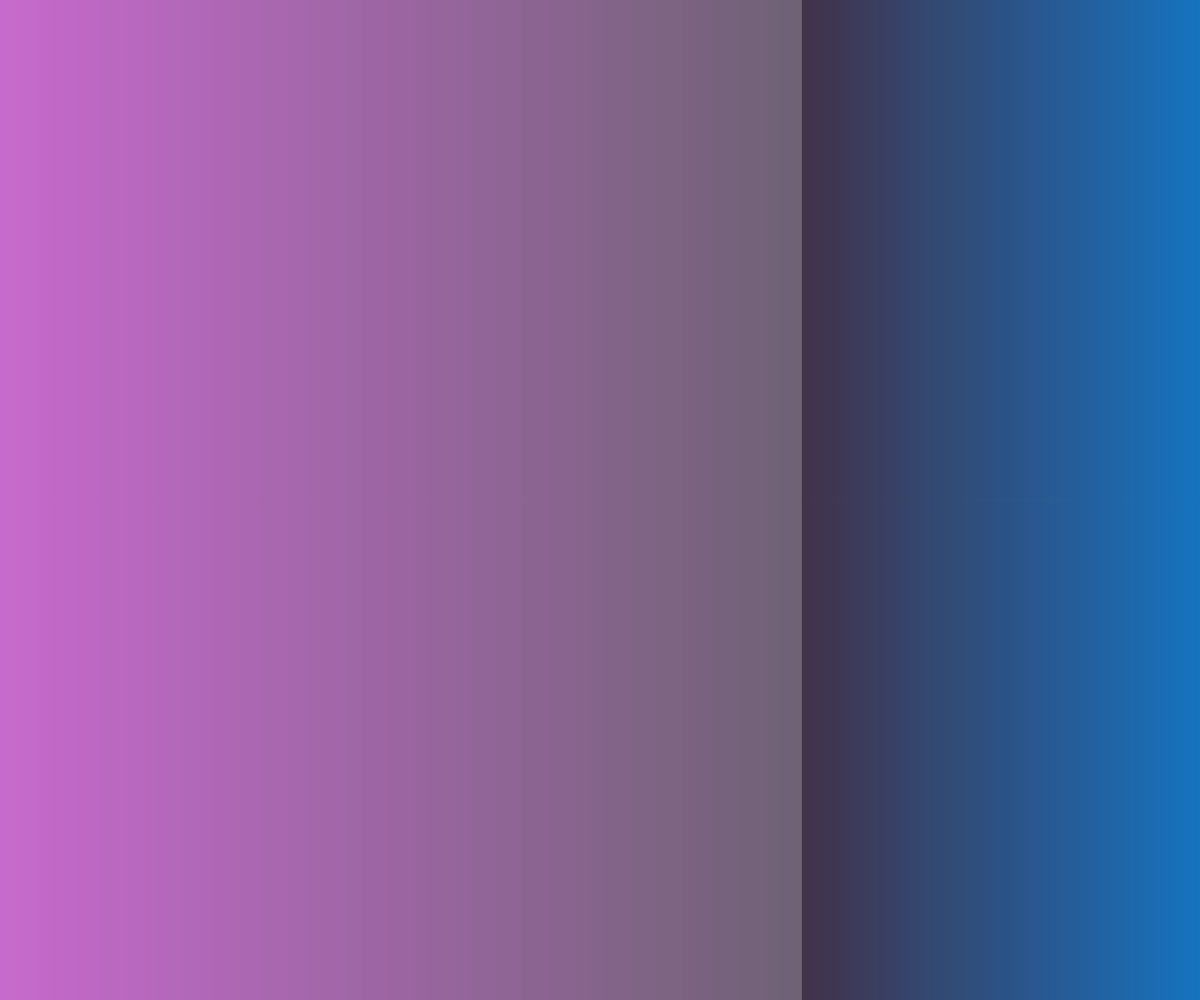
Frame 1 (no input)
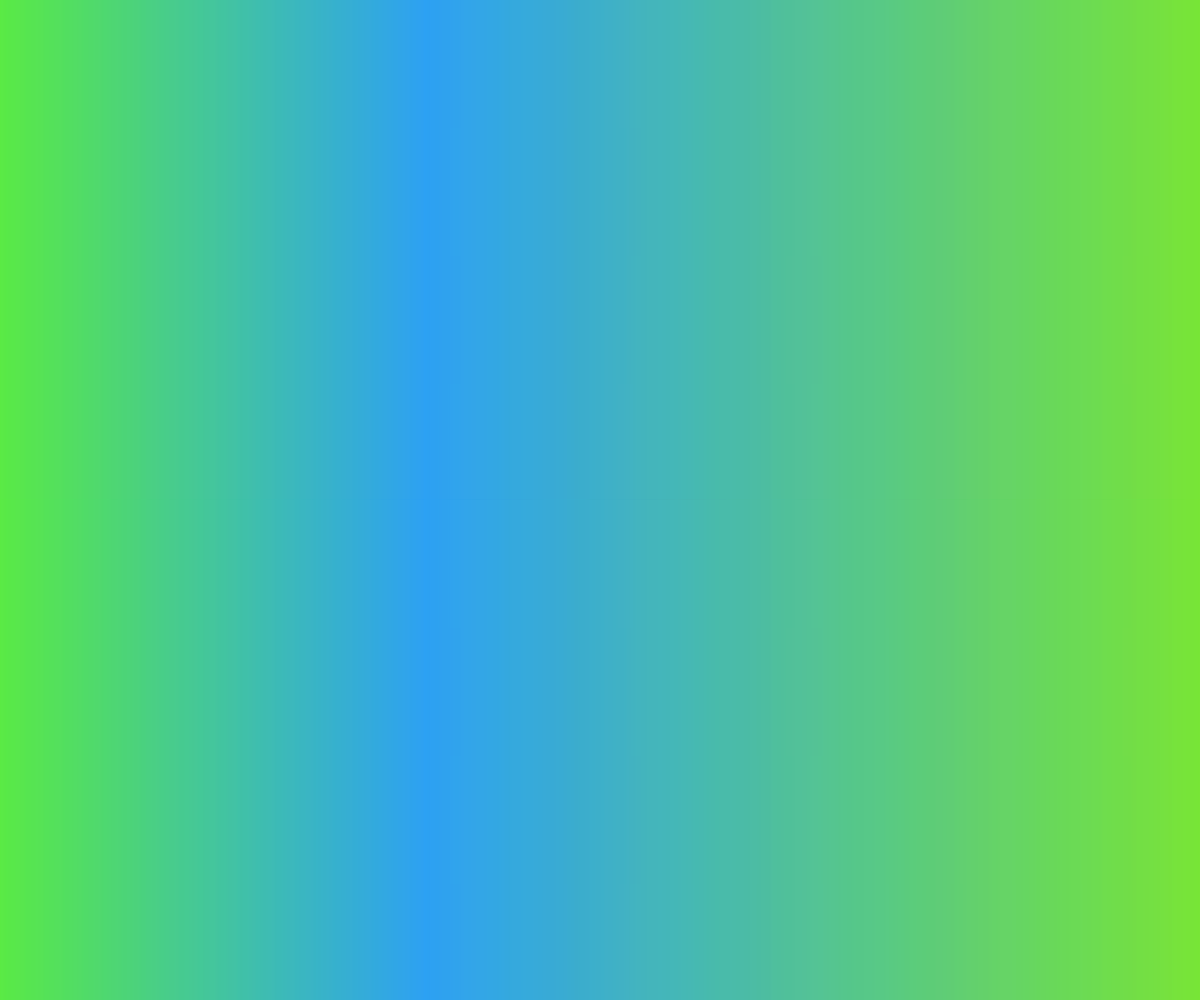
Frame 60 (no input)
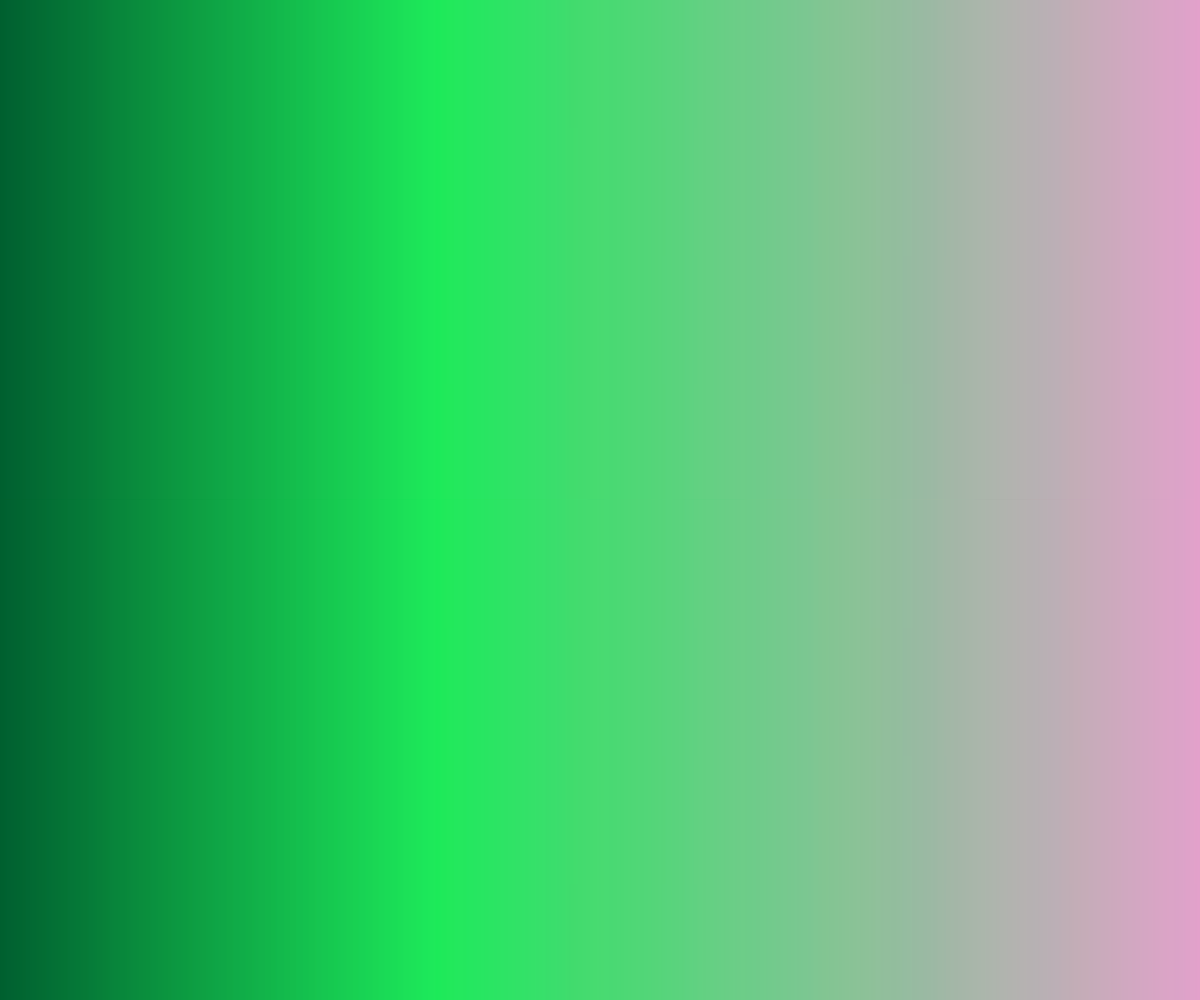
Frame 120 (the mouse pressed at the canvas centre since frame 60)

The p5.js sketch that drew these frames (run headless with seeded random() and noise() and a simulated clock; from frame 60 on, the mouse is pressed at the canvas centre):

// p5.js sketch
// ── sketch.js

let a;
let b;
let c;
let t;
let f;
let mid;
let offset=0.01;

function setup() {
canvas = createCanvas(window.innerWidth, window.innerHeight);
 a=new ColorMaker();
 b=new ColorMaker();
 c=new ColorMaker();
}


function draw() {
a.cycle();
b.cycle();
c.cycle();
//println(a.col);
mid=noise(offset)*width;
  lerper(0,0,mid,height,a.col,b.col);
  lerper(mid,0,width-mid,height,b.col,c.col);
 
  offset+=0.01;
}
function lerper(x,  y,  w,  h,  f,  t){
  let tempf=color(f);
  let tempt=color(t);
  for(let i=x;i<x+w;i++){
    let m=map(i,x,x+w,0,1);
    let inter=lerpColor(f,t,m);
    stroke(inter);
    
    line(i,y,i,y+h);
  }
}

class ColorMaker{
  constructor(){
    //this.range=const(255);
    this.h=random(255);
    this.s=random(255);
    this.b=random(255);
    this.hs=random(-5,5);
    this.ss=random(-5,5);
    this.bs=random(-5,5);
    //this.col=color(h,s,b);
  }
cycle(){
    //colorMode(HSB, range, range, range);
    this.h+=this.hs;
    this.s+=this.ss;
    this.b+=this.bs;
    this.col=color(this.h,this.s,this.b);
    if(this.h>255||this.h<0){
      this.hs*=-1;
    }
    if(this.s>255||this.s<0){
      this.ss*=-1;
    }
    if(this.b>255||this.b<0){
      this.bs*=-1;
    }
  }
}
